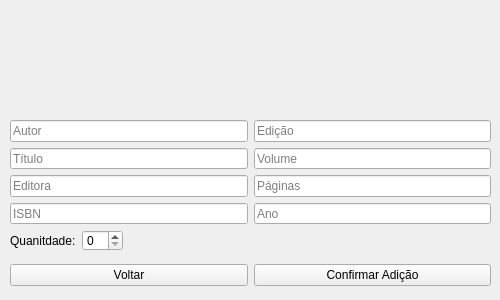
<?xml version="1.0" encoding="UTF-8"?>
<ui version="4.0">
 <class>Livro</class>
 <widget class="QWidget" name="Livro">
  <property name="geometry">
   <rect>
    <x>0</x>
    <y>0</y>
    <width>500</width>
    <height>300</height>
   </rect>
  </property>
  <property name="minimumSize">
   <size>
    <width>500</width>
    <height>300</height>
   </size>
  </property>
  <property name="maximumSize">
   <size>
    <width>500</width>
    <height>300</height>
   </size>
  </property>
  <property name="windowTitle">
   <string>Cadastro de Livros</string>
  </property>
  <widget class="QWidget" name="gridLayoutWidget">
   <property name="geometry">
    <rect>
     <x>10</x>
     <y>120</y>
     <width>481</width>
     <height>131</height>
    </rect>
   </property>
   <layout class="QGridLayout" name="gridLayout">
    <item row="3" column="1">
     <widget class="QLineEdit" name="caixa_ano">
      <property name="placeholderText">
       <string>Ano</string>
      </property>
     </widget>
    </item>
    <item row="1" column="0">
     <widget class="QLineEdit" name="caixa_titulo">
      <property name="placeholderText">
       <string>Título</string>
      </property>
     </widget>
    </item>
    <item row="2" column="0">
     <widget class="QLineEdit" name="caixa_editora">
      <property name="placeholderText">
       <string>Editora</string>
      </property>
     </widget>
    </item>
    <item row="2" column="1">
     <widget class="QLineEdit" name="caixa_paginas">
      <property name="placeholderText">
       <string>Páginas</string>
      </property>
     </widget>
    </item>
    <item row="3" column="0">
     <widget class="QLineEdit" name="caixa_isbn">
      <property name="placeholderText">
       <string>ISBN</string>
      </property>
     </widget>
    </item>
    <item row="0" column="1">
     <widget class="QLineEdit" name="caixa_edicao">
      <property name="placeholderText">
       <string>Edição</string>
      </property>
     </widget>
    </item>
    <item row="1" column="1">
     <widget class="QLineEdit" name="caixa_volume">
      <property name="placeholderText">
       <string>Volume</string>
      </property>
     </widget>
    </item>
    <item row="0" column="0">
     <widget class="QLineEdit" name="caixa_autor">
      <property name="placeholderText">
       <string>Autor</string>
      </property>
     </widget>
    </item>
    <item row="4" column="0">
     <layout class="QHBoxLayout" name="horizontalLayout_3">
      <item>
       <widget class="QLabel" name="label_quantidade">
        <property name="text">
         <string>Quanitdade:</string>
        </property>
       </widget>
      </item>
      <item>
       <widget class="QSpinBox" name="spin_qntd">
        <property name="maximumSize">
         <size>
          <width>50</width>
          <height>16777215</height>
         </size>
        </property>
       </widget>
      </item>
      <item>
       <spacer name="horizontalSpacer">
        <property name="orientation">
         <enum>Qt::Horizontal</enum>
        </property>
        <property name="sizeHint" stdset="0">
         <size>
          <width>40</width>
          <height>20</height>
         </size>
        </property>
       </spacer>
      </item>
     </layout>
    </item>
   </layout>
  </widget>
  <widget class="QWidget" name="horizontalLayoutWidget">
   <property name="geometry">
    <rect>
     <x>10</x>
     <y>260</y>
     <width>481</width>
     <height>31</height>
    </rect>
   </property>
   <layout class="QHBoxLayout" name="horizontalLayout">
    <item>
     <widget class="QPushButton" name="botao_voltar">
      <property name="text">
       <string>Voltar</string>
      </property>
     </widget>
    </item>
    <item>
     <widget class="QPushButton" name="botao_confirmar">
      <property name="text">
       <string>Confirmar Adição</string>
      </property>
     </widget>
    </item>
   </layout>
  </widget>
  <widget class="QWidget" name="horizontalLayoutWidget_2">
   <property name="geometry">
    <rect>
     <x>10</x>
     <y>10</y>
     <width>481</width>
     <height>100</height>
    </rect>
   </property>
   <layout class="QHBoxLayout" name="horizontalLayout_2">
    <item>
     <widget class="QLabel" name="imagem_livros">
      <property name="minimumSize">
       <size>
        <width>96</width>
        <height>96</height>
       </size>
      </property>
      <property name="maximumSize">
       <size>
        <width>96</width>
        <height>96</height>
       </size>
      </property>
      <property name="styleSheet">
       <string notr="true"/>
      </property>
      <property name="text">
       <string/>
      </property>
      <property name="textFormat">
       <enum>Qt::AutoText</enum>
      </property>
      <property name="pixmap">
       <pixmap>../img/login_livros.png</pixmap>
      </property>
     </widget>
    </item>
   </layout>
  </widget>
 </widget>
 <resources>
  <include location="../img/img.qrc"/>
 </resources>
 <connections/>
</ui>
